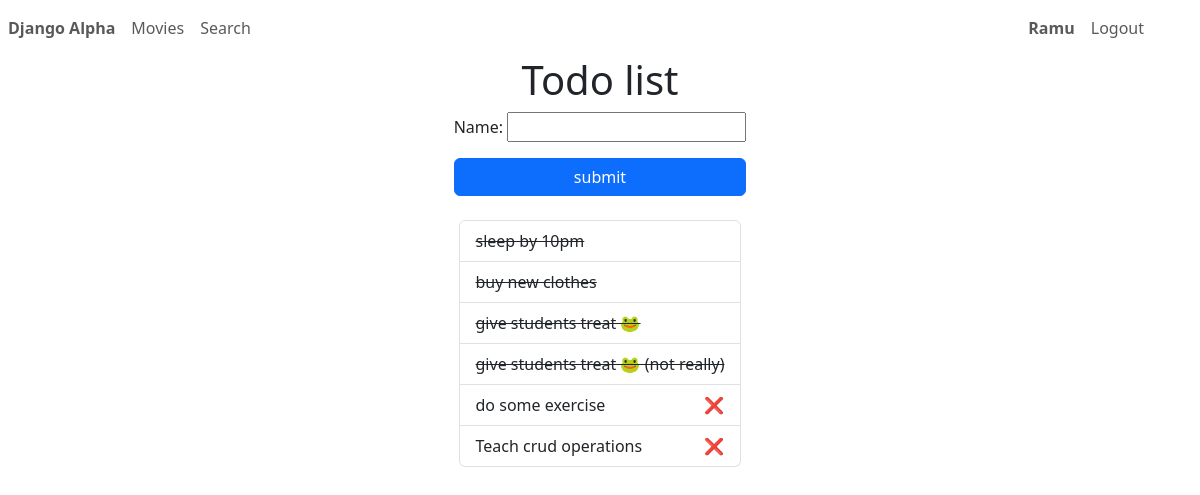
The app's page / (signed in) with its own data.
### main/models.py (models this page shows)
class Task(models.Model):
    name = models.CharField(max_length = 150)
    completed = models.BooleanField(default=False)

### main/views.py (the view)
# urls.py: path("", index, name="index"),
def index(request):
    task_list = Task.objects.all() # select * from tasks
    return render(request, 'index.html', {
        'tasks': task_list,
        'form': TaskForm()
    })

### main/forms.py
class TaskForm(forms.ModelForm):
    class Meta:
        model = Task
        fields = ['name']

### templates/index.html (shortened to what this page needs)
<!doctype html>
<html lang="en">
<head>
    <link href="https://cdn.jsdelivr.net/npm/bootstrap@5.3.2/dist/css/bootstrap.min.css" rel="stylesheet"
 />
</head>
<body>
    <header>
        {% include 'components/menu.html' %}
    </header>
    <main>
        <h1>
            Todo list
        </h1>
        <div>
            <form action="{% url 'add_task' %}" method="post">
                {{form.as_p}}
                <div class="d-grid">
                    <button class="btn btn-primary">submit</button>
                </div>
            </form>
        </div>
        <div>
            <ul class="list-group mt-4">
                {% for item in tasks %}
                    {% if not item.completed %}
                    <li class="list-group-item d-flex">
                        {{item.name}}
                        <a class="nav-link ms-auto" href="{% url 'complete' item.id %}">❌</a>
                    </li>
                    {% else %}
                    <li class="list-group-item d-flex">
                        <del>{{item.name}}</del>
                    </li>
                    {% endif %}
                {% empty %}
                    <li class="list-group-item">No task added</li>
                {% endfor %}
            </ul>
        </div>
    </main>
</body>
</html>

### templates/components/menu.html (shortened to what this page needs)
<nav class="navbar navbar-expand bg-transparent">
    <ul class="nav navbar-nav">
        <li class="nav-item">
            <a href="{% url 'index' %}" class="nav-link fw-bolder">Django Alpha</a>
        </li>
        <li>
            <a href="{% url 'view_movies' %}" class="nav-link">Movies</a>
        </li>
        <li>
            <a href="{% url 'search_movie' %}" class="nav-link">Search</a>
        </li>
    </ul>
    <ul class="nav navbar-nav ms-auto me-5">
        {% if user.is_authenticated %}
        <li class="nav-item">
            <a href="" class="nav-link fw-bold">
                {{user.username|title}}
            </a>
        </li>
        <li class="nav-item">
            <a href="{% url 'logout' %}" class="nav-link">Logout</a>
        </li>
        {% endif %}
    </ul>
</nav>

### templates/index.html (style rules this page uses)
main { display: grid; place-items: center; }

### records on screen
Task: name "sleep by 10pm"
Task: name "buy new clothes"
Task: name "give students treat 🐸"
Task: name "give students treat 🐸 (not really)"
Task: name "do some exercise"
Task: name "Teach crud operations"

### other values on screen
{{ user.username|title }} "Ramu"
